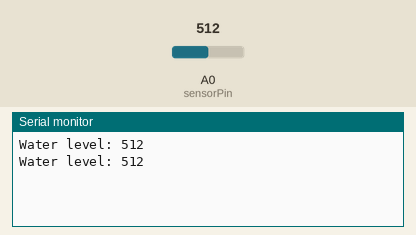
Recording of a sketch running on a simulated Arduino Uno, built with avr-gcc and run on an emulated ATmega328P. Shown: the last lines printed to the serial monitor. The inputs (shaded band) are chosen by the test bench; at power-on: A0 (sensorPin) = 512.

Above: at 1.8 s.
1.9 s: A0 (sensorPin) set to 716
At 2.6 s:
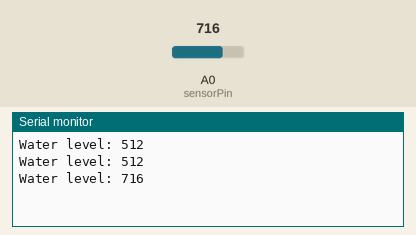
3.4 s: A0 (sensorPin) set to 900
At 4.9 s:
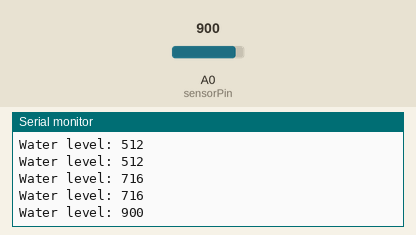
Timing chart, 0 to 6.4 s (numbered marks = the images above; inputs shaded):
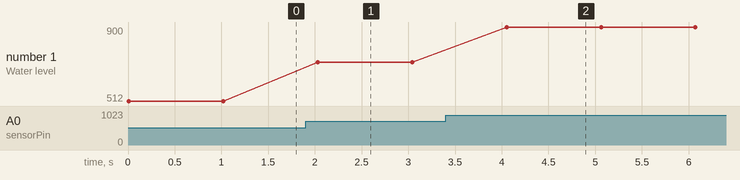

Measured:
- after the input at 1.9 s, the serial monitor: prints a new line after 0.13 s (image 1)
- after the input at 3.4 s, the serial monitor: prints a new line after 0.65 s (image 2)
- plotted number 1: 512 → 716 after the input at 1.9 s, 716 → 900 after the input at 3.4 s

The sketch:

water-level-sensor.ino
```cpp
// Выводы, подключенные к датчику.
#define sensorPower 7
#define sensorPin A0

// Переменная для хранения уровня воды.
int val = 0;

void setup() {
  // Настраиваем D7 на выход.
  pinMode(sensorPower, OUTPUT);

  // Устанавливаем низкий уровень, чтобы на датчик не подавалось питание.
  digitalWrite(sensorPower, LOW);

  Serial.begin(9600);
}

void loop() {
  // Получить показания из функции ниже и напечатать его.
  int level = readSensor();

  Serial.print("Water level: ");
  Serial.println(level);
  delay(1000);
}

// Данная функция используется для получения показаний.
int readSensor() {
  digitalWrite(sensorPower, HIGH); // Включить датчик.
  delay(10); // Ждать 10 миллисекунд.
  int val = analogRead(sensorPin); // Прочитать аналоговое значение от датчика.
  digitalWrite(sensorPower, LOW); // Выключить датчик.
  return val;
}
```
